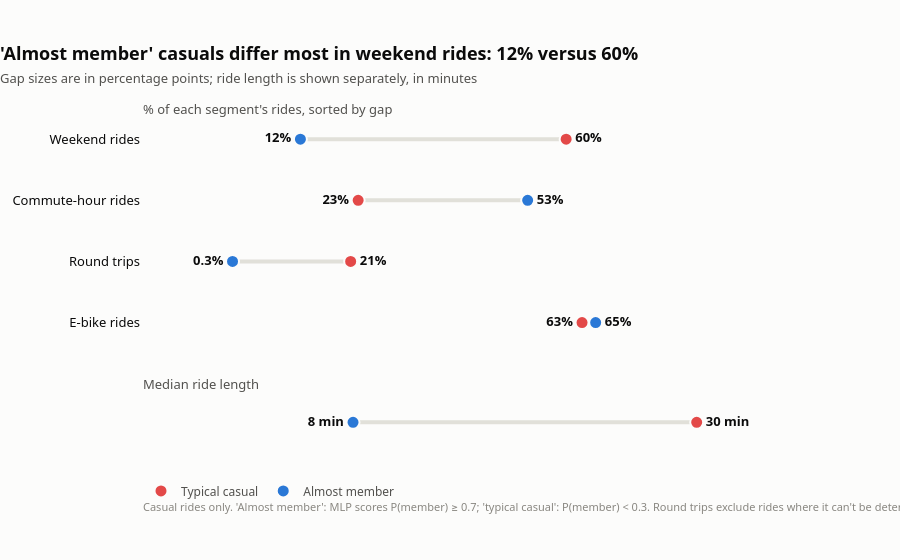

Here is the notebook cell this chart was saved with:
### Code cell
from plotly.subplots import make_subplots

SURFACE, INK, INK_2, MUTED = "#fcfcfb", "#0b0b0b", "#52514e", "#898781"
FONT = "system-ui, -apple-system, 'Segoe UI', sans-serif"
GRID = "#e1e0d9"
SEGMENT = {  # red = casual behaviour, blue = member behaviour (same coding as share)
    "typical casual": ("Typical casual", "#e34948"),
    "almost member": ("Almost member", "#2a78d6"),
}
COMMUTE = [7, 8, 9, 16, 17, 18]

agg = {
    row["segment"]: row
    for row in tdf.group_by("segment").agg(
        (pl.col("is_weekend").mean() * 100).alias("Weekend rides"),
        (pl.col("start_hour").is_in(COMMUTE).mean() * 100).alias("Commute-hour rides"),
        (pl.col("is_round_trip").mean() * 100).alias("Round trips"),
        ((pl.col("rideable_type") == "electric_bike").mean() * 100).alias("E-bike rides"),
        (pl.col("ride_length").median() / 60).alias("Median ride length"),
    ).iter_rows(named=True)
}
PCT_METRICS = ["Weekend rides", "Commute-hour rides", "Round trips", "E-bike rides"]
gap = {m: abs(agg["almost member"][m] - agg["typical casual"][m]) for m in PCT_METRICS}
order = sorted(PCT_METRICS, key=gap.get)  # ascending: the largest gap ends on top
top = order[-1]

# One column, two stacked sections (different units, so each gets its own header and x scale)
fig = make_subplots(
    rows=2, cols=1, row_heights=[0.8, 0.2], vertical_spacing=0.16,
    subplot_titles=["% of each segment's rides, sorted by gap", "Median ride length"],
)
fig.update_annotations(font=dict(size=13, color=INK_2), x=0, xanchor="left")  # left-aligned section headers

def dumbbell(metrics, row, fmt, first_legend):
    for m in metrics:
        a, t = agg["almost member"][m], agg["typical casual"][m]
        fig.add_trace(go.Scatter(  # connector between the two segments
            x=[a, t], y=[m, m], mode="lines", showlegend=False, hoverinfo="skip",
            line=dict(color=GRID, width=4),
        ), row=row, col=1)
        for s, (name, color) in SEGMENT.items():
            v = agg[s][m]
            right = v >= max(a, t)  # label the higher dot on its right, the lower on its left
            fig.add_trace(go.Scatter(
                x=[v], y=[m], mode="markers+text", name=name, legendgroup=s,
                showlegend=first_legend and m == metrics[0],
                marker=dict(color=color, size=13, line=dict(width=2, color=SURFACE)),
                text=[f"<b>{fmt(v)}</b>"], textposition="middle right" if right else "middle left",
                textfont=dict(size=13, color=INK), cliponaxis=False,
                hovertemplate=f"<b>{name}</b><br>{m}: {fmt(v)}<extra></extra>",
            ), row=row, col=1)

dumbbell(order, 1, lambda v: f"{v:.0f}%" if v >= 1 else f"{v:.1f}%", first_legend=True)
dumbbell(["Median ride length"], 2, lambda v: f"{v:.0f} min", first_legend=False)

a, t = agg["almost member"][top], agg["typical casual"][top]
fig.update_layout(
    title=dict(
        text=(f"<b>'Almost member' casuals differ most in {top.lower()}: {a:.0f}% versus {t:.0f}%</b>"
              f"<br><span style='font-size:13px;color:{INK_2}'>"
              "Gap sizes are in percentage points; ride length is shown separately, in minutes</span>"),
        x=0, xanchor="left", font=dict(size=18, color=INK),
    ),
    paper_bgcolor=SURFACE, plot_bgcolor=SURFACE,
    font=dict(family=FONT, color=INK_2),
    legend=dict(orientation="h", x=0, y=-0.08, font=dict(size=12, color=INK_2)),
    margin=dict(t=120, l=20, r=40, b=110), height=560,
    annotations=list(fig.layout.annotations) + [dict(
        x=0, y=-0.2, xref="paper", yref="paper", showarrow=False, xanchor="left",
        font=dict(size=11, color=MUTED),
        text=("Casual rides only. 'Almost member': MLP scores P(member) ≥ 0.7; 'typical casual': P(member) &lt; 0.3. "
              "Round trips exclude rides where it can't be determined."),
    )],
)
fig.update_xaxes(visible=False)
fig.update_xaxes(range=[-16, 112], row=1, col=1)  # room for the label left of a ~0% dot
fig.update_xaxes(range=[-16 / 112 * 40, 40], row=2, col=1)  # minutes; same left padding as the % section
fig.update_yaxes(showgrid=False, ticks="", showline=False, tickfont=dict(size=13, color=INK))
fig.update_yaxes(visible=False, row=2, col=1)  # the section header already names this row
fig.update_yaxes(categoryorder="array", categoryarray=order, row=1, col=1)
fig.show()
fig.write_image("../figs/12_almost_member_gaps.svg", width=1000)

### Figure 1 — Plotly figure (JSON) as saved in the notebook; plotly's stock layout.template omitted (floating-point values rounded to 4 significant figures)
{"data": [{"hoverinfo": "skip", "line": {"color": "#e1e0d9", "width": 4}, "mode": "lines", "showlegend": false, "x": [64.94, 62.52], "y": ["E-bike rides", "E-bike rides"], "type": "scatter", "xaxis": "x", "yaxis": "y"}, {"cliponaxis": false, "hovertemplate": "<b>Typical casual</b><br>E-bike rides: 63%<extra></extra>", "legendgroup": "typical casual", "marker": {"color": "#e34948", "line": {"color": "#fcfcfb", "width": 2}, "size": 13}, "mode": "markers+text", "name": "Typical casual", "showlegend": true, "text": ["<b>63%</b>"], "textfont": {"color": "#0b0b0b", "size": 13}, "textposition": "middle left", "x": [62.52], "y": ["E-bike rides"], "type": "scatter", "xaxis": "x", "yaxis": "y"}, {"cliponaxis": false, "hovertemplate": "<b>Almost member</b><br>E-bike rides: 65%<extra></extra>", "legendgroup": "almost member", "marker": {"color": "#2a78d6", "line": {"color": "#fcfcfb", "width": 2}, "size": 13}, "mode": "markers+text", "name": "Almost member", "showlegend": true, "text": ["<b>65%</b>"], "textfont": {"color": "#0b0b0b", "size": 13}, "textposition": "middle right", "x": [64.94], "y": ["E-bike rides"], "type": "scatter", "xaxis": "x", "yaxis": "y"}, {"hoverinfo": "skip", "line": {"color": "#e1e0d9", "width": 4}, "mode": "lines", "showlegend": false, "x": [0.2949, 21.32], "y": ["Round trips", "Round trips"], "type": "scatter", "xaxis": "x", "yaxis": "y"}, {"cliponaxis": false, "hovertemplate": "<b>Typical casual</b><br>Round trips: 21%<extra></extra>", "legendgroup": "typical casual", "marker": {"color": "#e34948", "line": {"color": "#fcfcfb", "width": 2}, "size": 13}, "mode": "markers+text", "name": "Typical casual", "showlegend": false, "text": ["<b>21%</b>"], "textfont": {"color": "#0b0b0b", "size": 13}, "textposition": "middle right", "x": [21.32], "y": ["Round trips"], "type": "scatter", "xaxis": "x", "yaxis": "y"}, {"cliponaxis": false, "hovertemplate": "<b>Almost member</b><br>Round trips: 0.3%<extra></extra>", "legendgroup": "almost member", "marker": {"color": "#2a78d6", "line": {"color": "#fcfcfb", "width": 2}, "size": 13}, "mode": "markers+text", "name": "Almost member", "showlegend": false, "text": ["<b>0.3%</b>"], "textfont": {"color": "#0b0b0b", "size": 13}, "textposition": "middle left", "x": [0.2949], "y": ["Round trips"], "type": "scatter", "xaxis": "x", "yaxis": "y"}, {"hoverinfo": "skip", "line": {"color": "#e1e0d9", "width": 4}, "mode": "lines", "showlegend": false, "x": [52.83, 22.66], "y": ["Commute-hour rides", "Commute-hour rides"], "type": "scatter", "xaxis": "x", "yaxis": "y"}, {"cliponaxis": false, "hovertemplate": "<b>Typical casual</b><br>Commute-hour rides: 23%<extra></extra>", "legendgroup": "typical casual", "marker": {"color": "#e34948", "line": {"color": "#fcfcfb", "width": 2}, "size": 13}, "mode": "markers+text", "name": "Typical casual", "showlegend": false, "text": ["<b>23%</b>"], "textfont": {"color": "#0b0b0b", "size": 13}, "textposition": "middle left", "x": [22.66], "y": ["Commute-hour rides"], "type": "scatter", "xaxis": "x", "yaxis": "y"}, {"cliponaxis": false, "hovertemplate": "<b>Almost member</b><br>Commute-hour rides: 53%<extra></extra>", "legendgroup": "almost member", "marker": {"color": "#2a78d6", "line": {"color": "#fcfcfb", "width": 2}, "size": 13}, "mode": "markers+text", "name": "Almost member", "showlegend": false, "text": ["<b>53%</b>"], "textfont": {"color": "#0b0b0b", "size": 13}, "textposition": "middle right", "x": [52.83], "y": ["Commute-hour rides"], "type": "scatter", "xaxis": "x", "yaxis": "y"}, {"hoverinfo": "skip", "line": {"color": "#e1e0d9", "width": 4}, "mode": "lines", "showlegend": false, "x": [12.38, 59.68], "y": ["Weekend rides", "Weekend rides"], "type": "scatter", "xaxis": "x", "yaxis": "y"}, {"cliponaxis": false, "hovertemplate": "<b>Typical casual</b><br>Weekend rides: 60%<extra></extra>", "legendgroup": "typical casual", "marker": {"color": "#e34948", "line": {"color": "#fcfcfb", "width": 2}, "size": 13}, "mode": "markers+text", "name": "Typical casual", "showlegend": false, "text": ["<b>60%</b>"], "textfont": {"color": "#0b0b0b", "size": 13}, "textposition": "middle right", "x": [59.68], "y": ["Weekend rides"], "type": "scatter", "xaxis": "x", "yaxis": "y"}, {"cliponaxis": false, "hovertemplate": "<b>Almost member</b><br>Weekend rides: 12%<extra></extra>", "legendgroup": "almost member", "marker": {"color": "#2a78d6", "line": {"color": "#fcfcfb", "width": 2}, "size": 13}, "mode": "markers+text", "name": "Almost member", "showlegend": false, "text": ["<b>12%</b>"], "textfont": {"color": "#0b0b0b", "size": 13}, "textposition": "middle left", "x": [12.38], "y": ["Weekend rides"], "type": "scatter", "xaxis": "x", "yaxis": "y"}, {"hoverinfo": "skip", "line": {"color": "#e1e0d9", "width": 4}, "mode": "lines", "showlegend": false, "x": [7.767, 29.62], "y": ["Median ride length", "Median ride length"], "type": "scatter", "xaxis": "x2", "yaxis": "y2"}, {"cliponaxis": false, "hovertemplate": "<b>Typical casual</b><br>Median ride length: 30 min<extra></extra>", "legendgroup": "typical casual", "marker": {"color": "#e34948", "line": {"color": "#fcfcfb", "width": 2}, "size": 13}, "mode": "markers+text", "name": "Typical casual", "showlegend": false, "text": ["<b>30 min</b>"], "textfont": {"color": "#0b0b0b", "size": 13}, "textposition": "middle right", "x": [29.62], "y": ["Median ride length"], "type": "scatter", "xaxis": "x2", "yaxis": "y2"}, {"cliponaxis": false, "hovertemplate": "<b>Almost member</b><br>Median ride length: 8 min<extra></extra>", "legendgroup": "almost member", "marker": {"color": "#2a78d6", "line": {"color": "#fcfcfb", "width": 2}, "size": 13}, "mode": "markers+text", "name": "Almost member", "showlegend": false, "text": ["<b>8 min</b>"], "textfont": {"color": "#0b0b0b", "size": 13}, "textposition": "middle left", "x": [7.767], "y": ["Median ride length"], "type": "scatter", "xaxis": "x2", "yaxis": "y2"}], "layout": {"xaxis": {"anchor": "y", "domain": [0.0, 1.0], "visible": false, "range": [-16, 112]}, "yaxis": {"anchor": "x", "domain": [0.328, 1.0], "tickfont": {"size": 13, "color": "#0b0b0b"}, "showgrid": false, "ticks": "", "showline": false, "categoryorder": "array", "categoryarray": ["E-bike rides", "Round trips", "Commute-hour rides", "Weekend rides"]}, "xaxis2": {"anchor": "y2", "domain": [0.0, 1.0], "visible": false, "range": [-5.714, 40]}, "yaxis2": {"anchor": "x2", "domain": [0.0, 0.168], "tickfont": {"size": 13, "color": "#0b0b0b"}, "showgrid": false, "ticks": "", "showline": false, "visible": false}, "annotations": [{"font": {"color": "#52514e", "size": 13}, "showarrow": false, "text": "% of each segment's rides, sorted by gap", "x": 0, "xanchor": "left", "xref": "paper", "y": 1.0, "yanchor": "bottom", "yref": "paper"}, {"font": {"color": "#52514e", "size": 13}, "showarrow": false, "text": "Median ride length", "x": 0, "xanchor": "left", "xref": "paper", "y": 0.168, "yanchor": "bottom", "yref": "paper"}, {"font": {"color": "#898781", "size": 11}, "showarrow": false, "text": "Casual rides only. 'Almost member': MLP scores P(member) ≥ 0.7; 'typical casual': P(member) &lt; 0.3. Round trips exclude rides where it can't be determined.", "x": 0, "xanchor": "left", "xref": "paper", "y": -0.2, "yref": "paper"}], "title": {"font": {"size": 18, "color": "#0b0b0b"}, "text": "<b>'Almost member' casuals differ most in weekend rides: 12% versus 60%</b><br><span style='font-size:13px;color:#52514e'>Gap sizes are in percentage points; ride length is shown separately, in minutes</span>", "x": 0, "xanchor": "left"}, "font": {"family": "system-ui, -apple-system, 'Segoe UI', sans-serif", "color": "#52514e"}, "legend": {"font": {"size": 12, "color": "#52514e"}, "orientation": "h", "x": 0, "y": -0.08}, "margin": {"t": 120, "l": 20, "r": 40, "b": 110}, "paper_bgcolor": "#fcfcfb", "plot_bgcolor": "#fcfcfb", "height": 560}}
